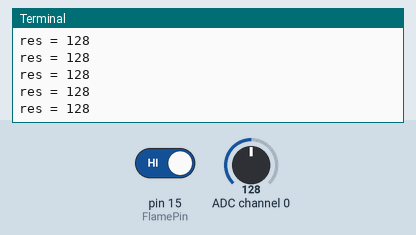
A program run on a simulated Raspberry Pi (header pin numbers). On the bench: the last lines printed to the terminal. Inputs (shaded band) come from the test bench; at power-on: pin 15 (FlamePin) HIGH, ADC channel 0 = 128 (analog values on the 0–255 scale). Library files of the repository ran but are not shown: ADC0832.py.

Above: at 1.2 s.
1.3 s: pin 15 (FlamePin) driven LOW
2.8 s: ADC channel 0 set to 178
At 2.84 s:
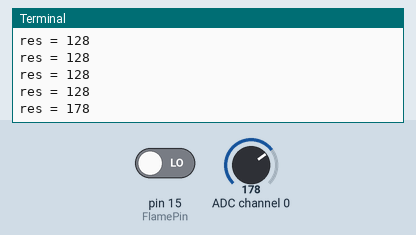
4.3 s: ADC channel 0 set to 224
At 4.36 s:
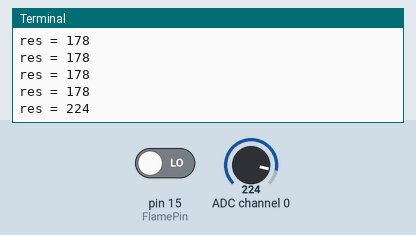
Timing chart, 0 to 7.3 s (numbered marks = the images above; inputs shaded):
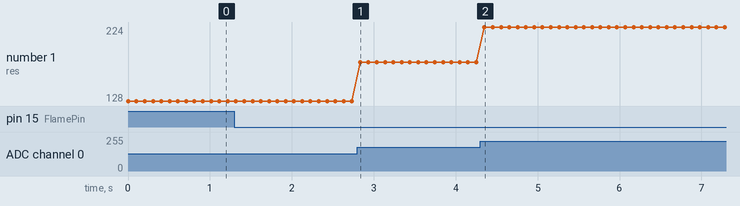

The program:

17_flame.py
```python
#!/usr/bin/env python
import RPi.GPIO as GPIO
import ADC0832
import time

FlamePin = 15

def init():
	GPIO.setmode(GPIO.BOARD)
	GPIO.setup(FlamePin, GPIO.IN, pull_up_down=GPIO.PUD_UP)
	ADC0832.setup()

def myISR(ev=None):
	print "Flame is detected !"

def loop():
	GPIO.add_event_detect(FlamePin, GPIO.FALLING, callback=myISR)
	while True:
		res = ADC0832.getResult()
		print 'res = %d' %res
		time.sleep(0.1)

if __name__ == '__main__':
	init()
	try:
		loop()
	except KeyboardInterrupt:
		GPIO.cleanup()
		print 'The end !'
```

Measured:
- after the input at 2.8 s, the terminal: prints a new line at once (image 1)
- after the input at 4.3 s, the terminal: prints a new line after 0.05 s (image 2)
- plotted number 1: 128 → 178 after the input at 2.8 s, 178 → 224 after the input at 4.3 s
